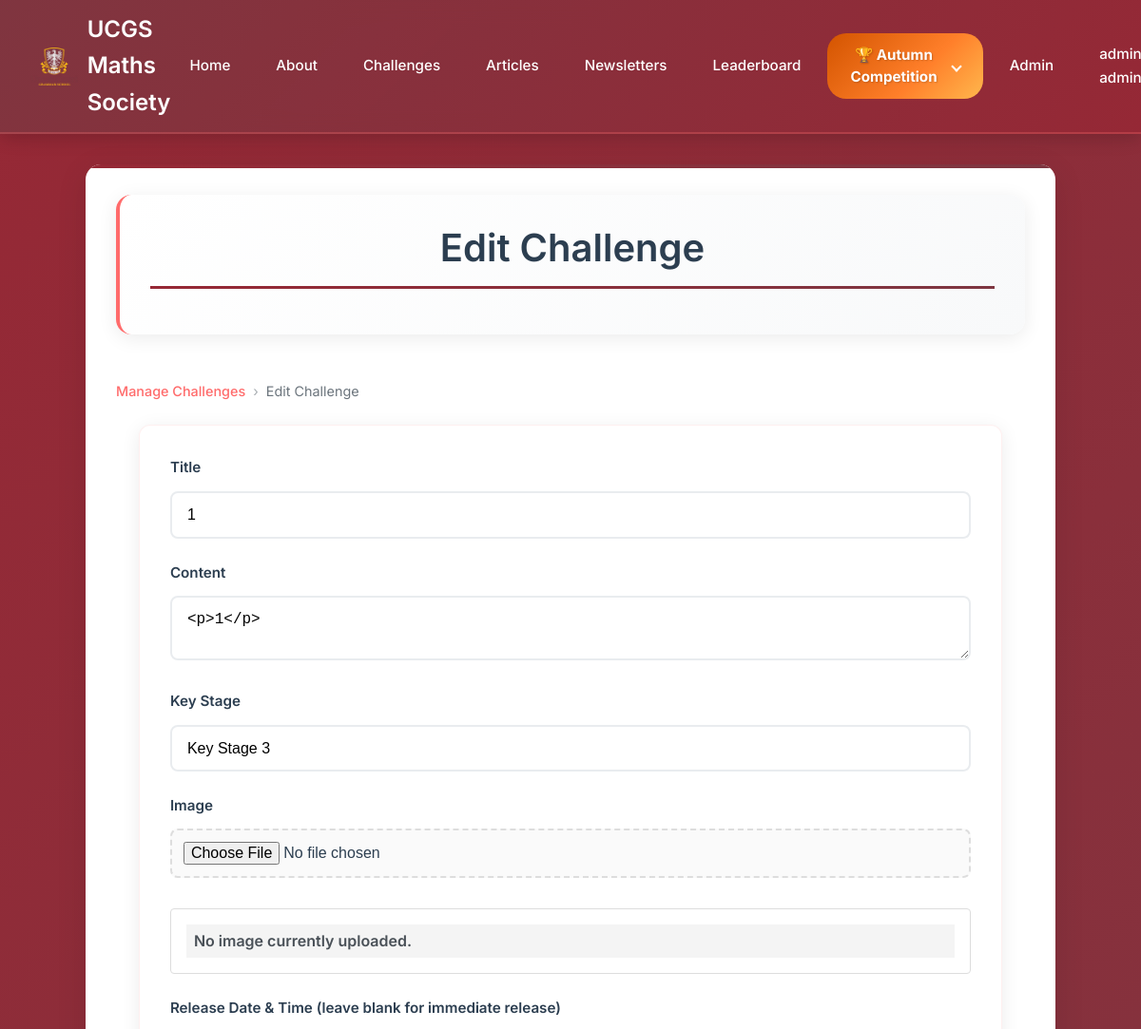
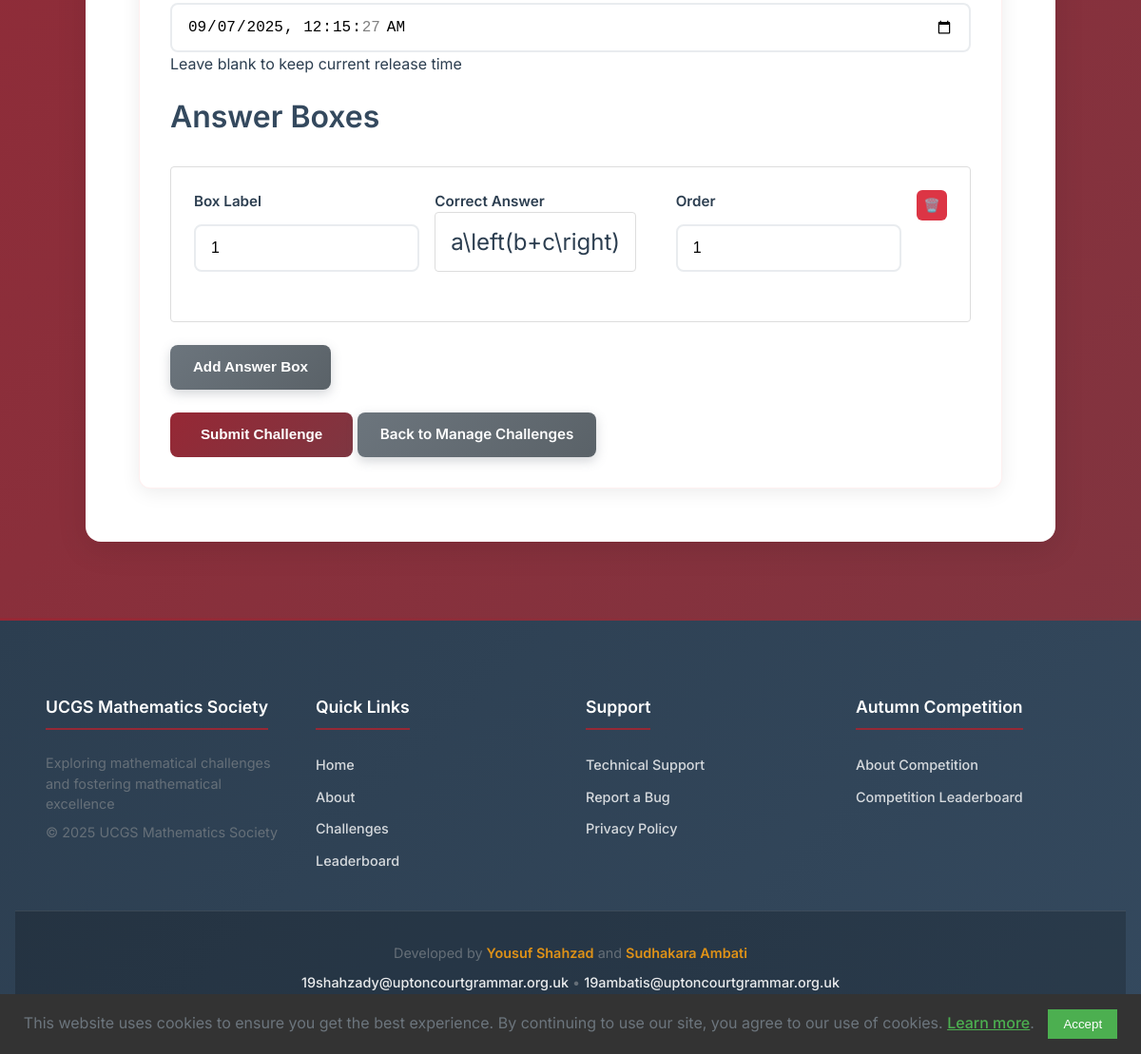
Page /admin/challenges/edit/1 (signed in) on the committed database (2 pictures, top to bottom).
### app/models.py (models this page shows, shortened)
class User(UserMixin, db.Model):
    __tablename__ = "users"
    id = db.Column(db.Integer, primary_key=True)
    full_name = db.Column(db.String(100), nullable=False, index=True)
    email = db.Column(db.String(120), unique=True, nullable=False, index=True)
    year = db.Column(db.Integer)
    maths_class = db.Column(db.String(100))
    password_hash = db.Column(db.String(128))
    is_admin = db.Column(db.Boolean, default=False, nullable=False)
    key_stage = db.Column(db.String(3), nullable=False, index=True)
    school_id = db.Column(db.Integer, db.ForeignKey('school.id'), nullable=True, index=True)
    is_competition_participant = db.Column(db.Boolean, default=False, nullable=False)
    submissions = db.relationship(
        "AnswerSubmission",
        back_populates="user",
        lazy="dynamic",
        cascade="all, delete-orphan"
    )
    articles = db.relationship(
        "Article",
        back_populates="author",
        lazy="dynamic",
        cascade="all, save-update"
    )

class Challenge(db.Model):
    __tablename__ = "challenge"
    id = db.Column(db.Integer, primary_key=True, autoincrement=True)
    title = db.Column(db.String(100), nullable=False, index=True)
    content = db.Column(db.Text, nullable=False)
    date_posted = db.Column(db.DateTime, nullable=False, default=datetime.datetime.now, index=True)
    file_url = db.Column(db.String(100))
    key_stage = db.Column(db.String(3), nullable=False, index=True)
    first_correct_submission = db.Column(db.DateTime)
    release_at = db.Column(db.DateTime, nullable=True, index=True)
    is_manually_locked = db.Column(db.Boolean, default=False, nullable=False)
    lock_after_hours = db.Column(db.Integer, nullable=True)
    answer_boxes = db.relationship(
        "ChallengeAnswerBox",
        back_populates="challenge",
        lazy="dynamic",
        cascade="all, save-update",
        order_by="ChallengeAnswerBox.order"
    )
    submissions = db.relationship(
        "AnswerSubmission",
        back_populates="challenge",
        lazy="dynamic"
    )

class ChallengeAnswerBox(db.Model):
    __tablename__ = "challenge_answer_box"
    id = db.Column(db.Integer, primary_key=True, autoincrement=True)
    challenge_id = db.Column(db.Integer, db.ForeignKey("challenge.id"), nullable=False, index=True)
    box_label = db.Column(db.String(100), nullable=False)  # e.g., "Part A", "Step 1", etc.
    correct_answer = db.Column(db.String(100), nullable=False)
    order = db.Column(db.Integer, nullable=False)  # To maintain box order
    challenge = db.relationship("Challenge", back_populates="answer_boxes")
    submissions = db.relationship(
        "AnswerSubmission",
        back_populates="answer_box",
        lazy="dynamic"
    )
    __table_args__ = (
        db.Index('ix_challenge_answer_box_challenge_order', 'challenge_id', 'order'),
    )

### app/admin/routes.py (the view, shortened to what this page needs)
@bp.route("/admin/challenges/edit/<int:challenge_id>", methods=["GET", "POST"])
@login_required
@admin_required
def edit_challenge(challenge_id):
    challenge = Challenge.query.get_or_404(challenge_id)
    form = ChallengeForm(obj=challenge)
    if request.method == "GET":
        form.title.data = challenge.title
        form.content.data = challenge.content
        form.key_stage.data = challenge.key_stage
        form.release_at.data = challenge.release_at
        form.lock_after_hours.data = challenge.lock_after_hours
        form.answer_boxes.entries = []
        for box in sorted(challenge.answer_boxes, key=lambda x: x.order or 0):
            form.answer_boxes.append_entry(
                {
                    "box_label": box.box_label,
                    "correct_answer": box.correct_answer,
                    "order": str(box.order) if box.order is not None else "",
                }
            )
    return render_template(
        "admin/edit_challenge.html", title="Edit Challenge", form=form, challenge=challenge
    )

### app/admin/forms.py
class ChallengeForm(FlaskForm):
    title = StringField("Title", validators=[DataRequired(), Length(min=1, max=100)])
    content = CKEditorField("Content", validators=[DataRequired()])
    image = FileField("Image", validators=[FileAllowed(["jpg", "png", "gif"])])
    release_at = CrossPlatformDateTimeField("Release Date & Time (leave blank for immediate release)", validators=[Optional(), validate_datetime_optional])
    lock_after_hours = IntegerField("Lock after X hours (leave blank for no auto-lock)", validators=[Optional(), NumberRange(min=1, max=8760)])  # Max 1 year
    key_stage = SelectField(
        "Key Stage",
        choices=[
            ("ks3", "Key Stage 3"),
            ("ks4", "Key Stage 4"),
            ("ks5", "Key Stage 5"),
        ],
        validators=[DataRequired()],
    )
    answer_boxes = FieldList(FormField(AnswerBoxForm), min_entries=1)
    submit = SubmitField("Submit Challenge")

class AnswerBoxForm(FlaskForm):
    class Meta:
        csrf = False
    box_label = StringField("Box Label", validators=[DataRequired()])
    correct_answer = StringField("Correct Answer", validators=[DataRequired()])
    order = StringField("Order")

### app/__init__.py (called while the page is built)
def initialize_extensions(app):
    ckeditor.init_app(app)
    db.init_app(app)
    login_manager.init_app(app)
    migrate.init_app(app, db, render_as_batch=True)
    from app.models import User
    @login_manager.user_loader
    def load_user(user_id):
        return User.query.get(int(user_id))

### app/admin/routes.py (called while the page is built)
def admin_required(f):
    @wraps(f)
    def decorated_function(*args, **kwargs):
        if not current_user.is_admin:
            flash("You do not have permission to access this page.")
            return redirect(url_for("main.home"))
        return f(*args, **kwargs)
    return decorated_function

### app/templates/admin/edit_challenge.html (shortened to what this page needs)
{% extends "base.html" %}
{% block content %}
    <div class="container">
        <div class="page-header">
            <h1>Edit Challenge</h1>
        </div>
        <div class="breadcrumb">
            <a href="{{ url_for('admin.manage_challenges') }}">Manage Challenges</a>
            <span class="breadcrumb-separator">›</span>
            <span>Edit Challenge</span>
        </div>
        <form method="POST" action="{{ url_for('admin.edit_challenge', challenge_id=request.view_args.challenge_id) }}"
              enctype="multipart/form-data" class="form-group">
            <div class="form-group">
                {{ form.title.label(class="form-label") }}
                {{ form.title(class="form-control") }}
            </div>
            <div class="form-group">
                {{ form.content.label(class="form-label") }}
                {{ form.content(class="form-control") }}
            </div>
            <div class="form-group">
                {{ form.key_stage.label(class="form-label") }}
                {{ form.key_stage(class="form-control") }}
            </div>
            <div class="form-group">
                {{ form.image.label(class="form-label") }}
                {{ form.image(class="form-control") }}
                <div id="currentImageContainer" class="pdf-preview">
                    {% if form.file_url %}
                        <img src="{{ url_for('static', filename=form.file_url) }}"
                             alt="Current image"
                             class="responsive-image" />
                        <h3>Current image: {{ form.file_url.split('/')[-1] }}</h3>
                    {% else %}
                        <h3>No image currently uploaded.</h3>
                    {% endif %}
                </div>
            </div>
            <div class="form-group">
                {{ form.release_at.label(class="form-label") }}
                {{ form.release_at(class="form-control") }}
                <div class="help-text">Leave blank to keep current release time</div>
            </div>
            <div class="form-group">
                <h2>Answer Boxes</h3>
                <div id="answer-boxes-container">
                    {% for box in form.answer_boxes %}
                        <div class="answer-box-group">
                            <div class="form-row">
                                <div class="form-group">
                                    {{ box.box_label.label(class="form-label") }}
                                    {{ box.box_label(class="form-control") }}
                                </div>
                                <div class="form-group">
                                    {{ box.correct_answer.label(class="form-label") }}
                                    <div class="math-field-container">
                                        <math-field
                                            class="form-control math-field"
                                            style="font-size: 1.5rem; padding: 1rem;">{{ box.correct_answer.data or '' }}</math-field>
                                    </div>
                                </div>
                                <div class="form-group">
                                    {{ box.order.label(class="form-label") }}
                                    {{ box.order(class="form-control") }}
                                </div>
                                <button type="button" class="action-btn delete-btn">🗑️</button>
                            </div>
                        </div>
                    {% endfor %}
                </div>
                <button type="button" id="add-answer-box" class="button button-secondary">Add Answer Box</button>
            </div>
            <div>
                {{ form.submit(class="button") }}
                <a href="{{ url_for('admin.manage_challenges') }}" class="button button-secondary">Back to Manage Challenges</a>
            </div>
        </form>
    </div>
{% endblock %}

### app/templates/base.html (shortened to what this page needs)
<!DOCTYPE html>
<html lang="en">
    <head>
        <link rel="stylesheet" href="{{ url_for('static', filename='css/styles.min.css') }}">
        <link rel="stylesheet" href="https://cdnjs.cloudflare.com/ajax/libs/mathquill/0.10.1/mathquill.min.css">
</head>
<body>
    <header>
        <nav class="nav-container">
            <a href="{{ url_for('main.home') }}" class="nav-logo">
                <img src="{{ url_for('static', filename='images/crest.png') }}" alt="UCGS Crest">
                <span>UCGS Maths Society<span>
            </a>
            <ul class="nav-menu" id="navMenu">
                <li><a href="{{ url_for('main.home') }}">Home</a></li>
                <li><a href="{{ url_for('main.about') }}">About</a></li>
                <li><a href="{{ url_for('main.challenges') }}">Challenges</a></li>
                <li><a href="{{ url_for('main.articles') }}">Articles</a></li>
                <li><a href="{{ url_for('main.newsletters') }}">Newsletters</a></li>
                <li><a href="{{ url_for('main.leaderboard') }}">Leaderboard</a></li>
                <li class="dropdown">
                    <a href="#" class="dropdown-toggle button summer-competition-link">
                        🏆 Autumn Competition
                        <span class="dropdown-arrow"></span>
                    </a>
                </li>
                {% if current_user.is_anonymous %}
                    <li class="nav-auth"><a href="{{ url_for('auth.login') }}" class="" style="margin-top: 0">Login</a></li>
                    <li class="nav-auth"><a href="{{ url_for('auth.register') }}" class="">Register</a></li>
                    <li class="nav-auth"><a href="#" onclick="showSupportModal()" class="support-link">Support</a></li>
                {% else %}
                    {% if current_user.is_admin %}
                        <li><a href="{{ url_for('admin.admin_index') }}">Admin</a></li>
                    {% endif %}
                    <li class="dropdown">
                        <a href="#" class="dropdown-toggle">
                            {{ current_user.full_name }}
                        </a>
                    </li>
                {% endif %}
            </ul>
        </nav>
    </header>
    <main>
        {% block content %}{% endblock %}
    </main>
    <footer>
        <div class="footer-content">
            <div class="footer-section">
                <h4>UCGS Mathematics Society</h4>
                <p>Exploring mathematical challenges and fostering mathematical excellence</p>
                <p>&copy; 2025 UCGS Mathematics Society</p>
            </div>
            <div class="footer-section">
                <h4>Quick Links</h4>
                <ul>
                    <li><a href="{{ url_for('main.home') }}">Home</a></li>
                    <li><a href="{{ url_for('main.about') }}">About</a></li>
                    <li><a href="{{ url_for('main.challenges') }}">Challenges</a></li>
                    <li><a href="{{ url_for('main.leaderboard') }}">Leaderboard</a></li>
                </ul>
            </div>
            <div class="footer-section">
                <h4>Support</h4>
                <ul>
                    <li><a href="#" onclick="showSupportModal()">Technical Support</a></li>
                    <li><a href="https://forms.cloud.microsoft/e/t2UThSWiVU" target="_blank">Report a Bug</a></li>
                    <li><a href="{{ url_for('main.privacy_policy') }}">Privacy Policy</a></li>
                </ul>
            </div>
            <div class="footer-section">
                <h4>Autumn Competition</h4>
                <ul>
                    <li><a href="{{ url_for('main.summer_about') }}">About Competition</a></li>
                    <li><a href="{{ url_for('main.summer_leaderboard') }}">Competition Leaderboard</a></li>
                </ul>
            </div>
        </div>
        <div class="footer-bottom">
            <div class="footer-credits">
                <p>Developed by <strong>Yousuf Shahzad</strong> and <strong>Sudhakara Ambati</strong></p>
                <p>
                    <a href="mailto:19shahzady@uptoncourtgrammar.org.uk">19shahzady@uptoncourtgrammar.org.uk</a> •
                    <a href="mailto:19ambatis@uptoncourtgrammar.org.uk">19ambatis@uptoncourtgrammar.org.uk</a>
                </p>
            </div>
        </div>
    </footer>
    <div id="cookie-consent-banner" class="cookie-banner">
        <p>
            This website uses cookies to ensure you get the best experience. By continuing to use our site, you agree to our use of cookies.
            <a href="{{ url_for('main.privacy_policy') }}">Learn more</a>.
        </p>
        <button id="accept-cookies" class="cookie-button">Accept</button>
    </div>
</body>
</html>

### rows in the picture
User: full_name "admin admin"
Challenge: title "1", content "<p>1</p>", key_stage "Key Stage 3", release_at "09/07/2025 00:15:27"
ChallengeAnswerBox: correct_answer "a\\left(b+c\\right)"

### other values in the picture
{{ box.box_label.label(class="form-label") }} "Box Label"
{{ box.correct_answer.label(class="form-label") }} "Correct Answer"
{{ box.order.label(class="form-label") }} "Order"
